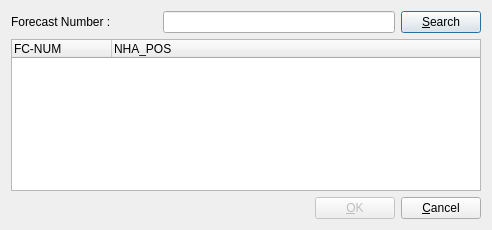
<?xml version="1.0" encoding="UTF-8"?>
<ui version="4.0">
 <class>ForecastsSearchDialog</class>
 <widget class="QDialog" name="ForecastsSearchDialog">
  <property name="geometry">
   <rect>
    <x>0</x>
    <y>0</y>
    <width>492</width>
    <height>230</height>
   </rect>
  </property>
  <property name="windowTitle">
   <string>Add Forecasts</string>
  </property>
  <layout class="QGridLayout">
   <item row="0" column="0">
    <widget class="QLabel" name="searchTextLabel">
     <property name="sizePolicy">
      <sizepolicy hsizetype="Minimum" vsizetype="Preferred">
       <horstretch>0</horstretch>
       <verstretch>0</verstretch>
      </sizepolicy>
     </property>
     <property name="text">
      <string>Forecast Number :</string>
     </property>
     <property name="wordWrap">
      <bool>false</bool>
     </property>
    </widget>
   </item>
   <item row="0" column="3">
    <widget class="QPushButton" name="searchButton_">
     <property name="text">
      <string>&amp;Search</string>
     </property>
     <property name="shortcut">
      <string>Alt+S</string>
     </property>
    </widget>
   </item>
   <item row="2" column="3">
    <widget class="QPushButton" name="cancelButton_">
     <property name="text">
      <string>&amp;Cancel</string>
     </property>
     <property name="shortcut">
      <string>Alt+C</string>
     </property>
     <property name="autoDefault">
      <bool>false</bool>
     </property>
    </widget>
   </item>
   <item row="0" column="1" colspan="2">
    <widget class="QLineEdit" name="searchLineEdit_">
     <property name="sizePolicy">
      <sizepolicy hsizetype="MinimumExpanding" vsizetype="Fixed">
       <horstretch>0</horstretch>
       <verstretch>0</verstretch>
      </sizepolicy>
     </property>
    </widget>
   </item>
   <item row="2" column="2">
    <widget class="QPushButton" name="okButton_">
     <property name="enabled">
      <bool>false</bool>
     </property>
     <property name="text">
      <string>&amp;OK</string>
     </property>
     <property name="shortcut">
      <string>Alt+O</string>
     </property>
     <property name="autoDefault">
      <bool>false</bool>
     </property>
    </widget>
   </item>
   <item row="2" column="0" colspan="2">
    <spacer name="Horizontal Spacing2">
     <property name="orientation">
      <enum>Qt::Horizontal</enum>
     </property>
     <property name="sizeType">
      <enum>QSizePolicy::Expanding</enum>
     </property>
     <property name="sizeHint" stdset="0">
      <size>
       <width>340</width>
       <height>20</height>
      </size>
     </property>
    </spacer>
   </item>
   <item row="1" column="0" colspan="4">
    <widget class="QTreeWidget" name="listView_">
     <property name="styleSheet">
      <string notr="true">QTreeWidget::branch{image:none;}</string>
     </property>
     <property name="selectionMode">
      <enum>QAbstractItemView::MultiSelection</enum>
     </property>
     <property name="rootIsDecorated">
      <bool>false</bool>
     </property>
     <column>
      <property name="text">
       <string>FC-NUM</string>
      </property>
     </column>
     <column>
      <property name="text">
       <string>NHA_POS</string>
      </property>
     </column>
    </widget>
   </item>
  </layout>
 </widget>
 <layoutdefault spacing="6" margin="11"/>
 <pixmapfunction>qPixmapFromMimeSource</pixmapfunction>
 <tabstops>
  <tabstop>searchLineEdit_</tabstop>
  <tabstop>okButton_</tabstop>
  <tabstop>cancelButton_</tabstop>
 </tabstops>
 <resources/>
 <connections>
  <connection>
   <sender>cancelButton_</sender>
   <signal>clicked()</signal>
   <receiver>ForecastsSearchDialog</receiver>
   <slot>reject()</slot>
   <hints>
    <hint type="sourcelabel">
     <x>20</x>
     <y>20</y>
    </hint>
    <hint type="destinationlabel">
     <x>20</x>
     <y>20</y>
    </hint>
   </hints>
  </connection>
  <connection>
   <sender>okButton_</sender>
   <signal>clicked()</signal>
   <receiver>ForecastsSearchDialog</receiver>
   <slot>accept()</slot>
   <hints>
    <hint type="sourcelabel">
     <x>20</x>
     <y>20</y>
    </hint>
    <hint type="destinationlabel">
     <x>20</x>
     <y>20</y>
    </hint>
   </hints>
  </connection>
  <connection>
   <sender>searchLineEdit_</sender>
   <signal>returnPressed()</signal>
   <receiver>ForecastsSearchDialog</receiver>
   <slot>search()</slot>
   <hints>
    <hint type="sourcelabel">
     <x>20</x>
     <y>20</y>
    </hint>
    <hint type="destinationlabel">
     <x>20</x>
     <y>20</y>
    </hint>
   </hints>
  </connection>
  <connection>
   <sender>searchButton_</sender>
   <signal>clicked()</signal>
   <receiver>ForecastsSearchDialog</receiver>
   <slot>search()</slot>
   <hints>
    <hint type="sourcelabel">
     <x>20</x>
     <y>20</y>
    </hint>
    <hint type="destinationlabel">
     <x>20</x>
     <y>20</y>
    </hint>
   </hints>
  </connection>
  <connection>
   <sender>listView_</sender>
   <signal>currentItemChanged(QTreeWidgetItem*,QTreeWidgetItem*)</signal>
   <receiver>ForecastsSearchDialog</receiver>
   <slot>selectionChanged()</slot>
   <hints>
    <hint type="sourcelabel">
     <x>245</x>
     <y>115</y>
    </hint>
    <hint type="destinationlabel">
     <x>245</x>
     <y>114</y>
    </hint>
   </hints>
  </connection>
 </connections>
</ui>
